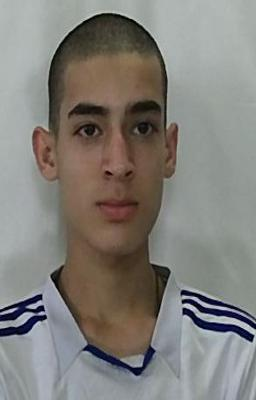
%> input picture Introduction to Facial Micro Expressions Analysis Using Color and Depth Images a Matlab Coding Approach/Exp_Nut_Color.jpg, 256 x 400 px
$ octave 'c.3.5_Edge Detection.m'   (GNU Octave 9; MATLAB toolbox functions it lacks are replaced by stand-ins)
%> lines starting %> are read from the running program, lines starting %| are printed output that depends on the picture; in (x1, y1, x2, y2) boxes, pixels count from 0 and x2, y2 are one past the last pixel; in counts of white or black regions, pixels touching at a corner belong together; the program's own positions count from 1
clc;    % Clearing the Command Window
clear;  % Clearing the Workspace
RGB=imread('Exp_Nut_Color.jpg'); % Reading color image
%> RGB is the input picture: size 400x256x3 uint8; mean R, G, B 130.1, 127.1, 122
RGB=imadjust(rgb2gray(RGB)); % Converting color image to gray
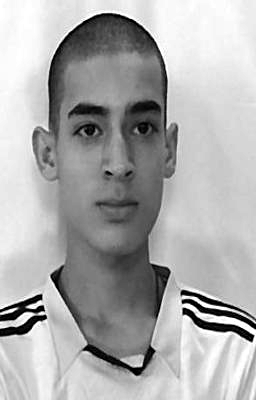
%> RGB: size 400x256 uint8; min 0, max 255, mean 172.2
Depth= imread('Exp_Nut_Depth.png'); % Reading depth image
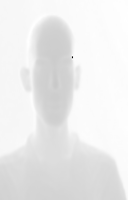
%> input picture Introduction to Facial Micro Expressions Analysis Using Color and Depth Images a Matlab Coding Approach/Exp_Nut_Depth.png, 128 x 200 px
%> Depth is the input picture: size 200x128 uint8; min 0, max 255, mean 235.4
RGB = imresize(RGB, [256 256]); % Resizing color image to 256*256 dimensions
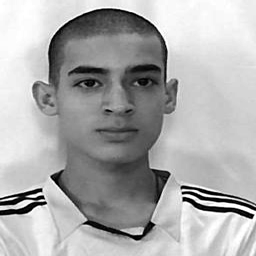
%> RGB: size 256x256 uint8; min 0, max 255, mean 172.2
Depth = imresize(Depth, [256 256]); % Resizing depth image to 256*256 dimensions
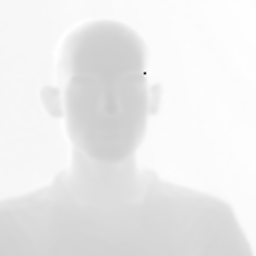
%> Depth: size 256x256 uint8; min 23, max 255, mean 235.4
Sob = edge(RGB,'Sobel');SobD = edge(Depth,'Sobel');
%> after `Sob = edge(RGB,'Sobel')`:
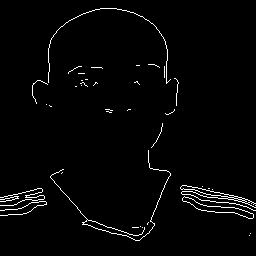
%> Sob: size 256x256 logical; 2.2% white in thin lines or dots
%> after `SobD = edge(Depth,'Sobel')`: SobD: size 256x256 logical; 0.98% white in thin lines or dots
Pre = edge(RGB,'Prewitt');PreD = edge(Depth,'Prewitt');
%> after `Pre = edge(RGB,'Prewitt')`: Pre: size 256x256 logical; 2.2% white in thin lines or dots
%> after `PreD = edge(Depth,'Prewitt')`: PreD: size 256x256 logical; 1% white in thin lines or dots
Rob = edge(RGB,'Roberts');RobD = edge(Depth,'Roberts');
%> after `Rob = edge(RGB,'Roberts')`: Rob: size 256x256 logical; 2.4% white in thin lines or dots
%> after `RobD = edge(Depth,'Roberts')`: RobD: size 256x256 logical; 0.39% white in thin lines or dots, all inside (x1, y1, x2, y2) = (48, 18, 253, 256)
Log = edge(RGB,'log');LogD = edge(Depth,'log');
%> after `Log = edge(RGB,'log')`:
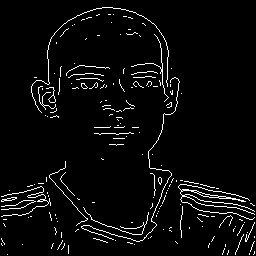
%> Log: size 256x256 logical; 4.1% white in thin lines or dots
%> after `LogD = edge(Depth,'log')`: LogD: size 256x256 logical; 2.1% white in thin lines or dots
Zer = edge(RGB,'zerocross');ZerD = edge(Depth,'zerocross');
Can = edge(RGB,'Canny');CanD = edge(Depth,'Canny');
%> after `Can = edge(RGB,'Canny')`: Can: size 256x256 logical; 3.1% white in thin lines or dots
%> after `CanD = edge(Depth,'Canny')`:
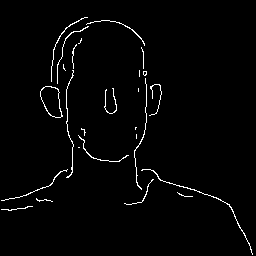
%> CanD: size 256x256 logical; 2% white in thin lines or dots
App = edge(RGB,'approxcanny');AppD = edge(Depth,'approxcanny');
subplot(2,4,1);subimage(RGB);title('Original Color');
subplot(2,4,2);subimage(Sob);title('Sobel');
subplot(2,4,3);subimage(Pre);title('Prewitt');
subplot(2,4,4);subimage(Rob);title('Roberts');
subplot(2,4,5);subimage(Log);title('log');
subplot(2,4,6);subimage(Zer);title('zerocross');
subplot(2,4,7);subimage(Can);title('Canny');
subplot(2,4,8);subimage(App);title('approxcanny');
figure;
subplot(2,4,1);subimage(Depth);title('Original Depth');
subplot(2,4,2);subimage(SobD);title('Sobel');
subplot(2,4,3);subimage(PreD);title('Prewitt');
subplot(2,4,4);subimage(RobD);title('Roberts');
subplot(2,4,5);subimage(LogD);title('log');
subplot(2,4,6);subimage(ZerD);title('zerocross');
subplot(2,4,7);subimage(CanD);title('Canny');
subplot(2,4,8);subimage(AppD);title('approxcanny');
